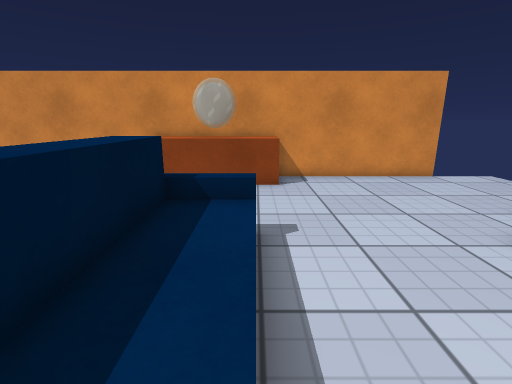
[1] (above)

12 first-person views from a walk through a scene from a Unity 3-D project. The camera is 1.2 m above the floor, tilts 14° down and sees 85° across. The floor is counted in squares, 0.45 m on a side. Each view is taken from the middle of a square. On the plan, view 1 faces up. The plan holds only what a view shows up to about 19 squares ahead; the rest is blank. The player character is not drawn. Surface patterns are stand-ins for the level's own textures.

[2]
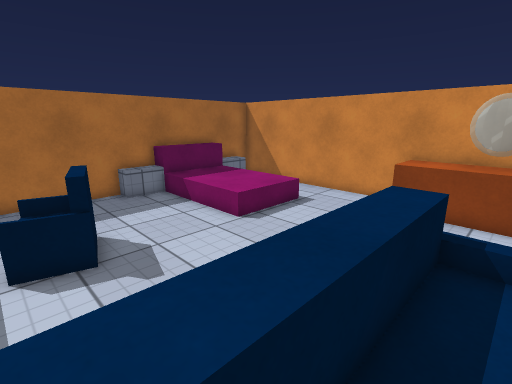

[3]
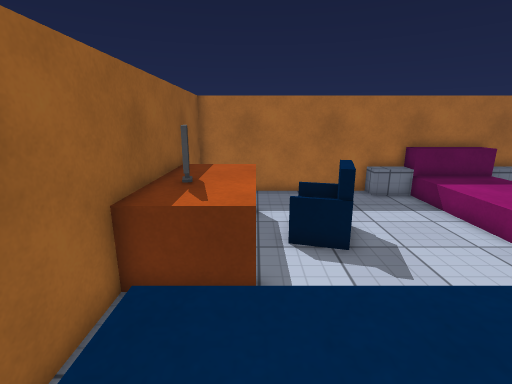

[4]
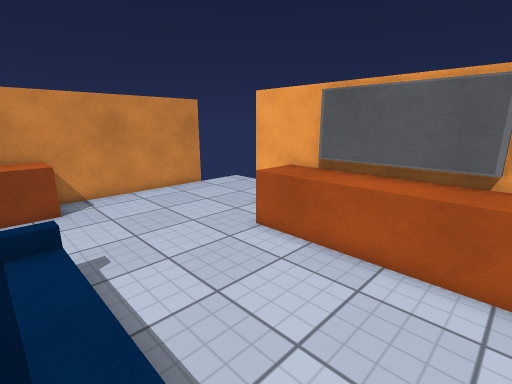

[5]
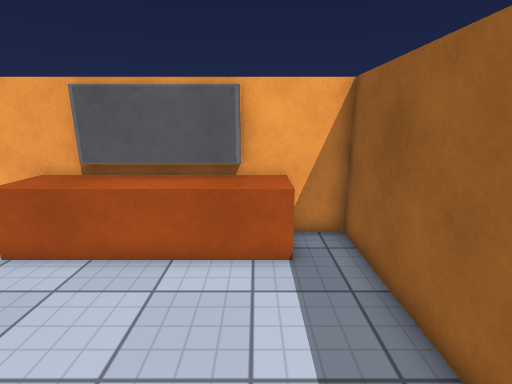

[6]
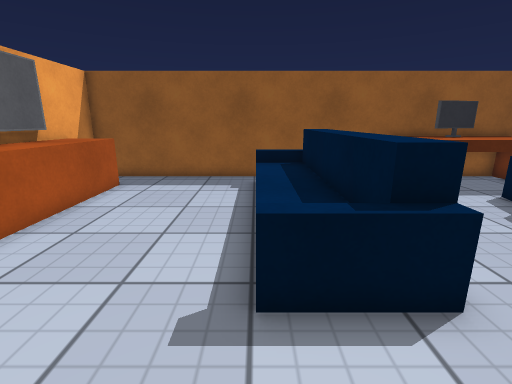

[7]
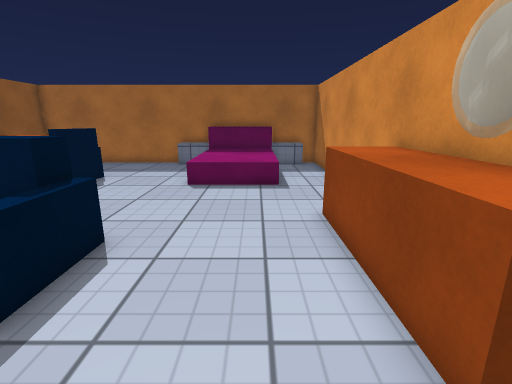

[8]
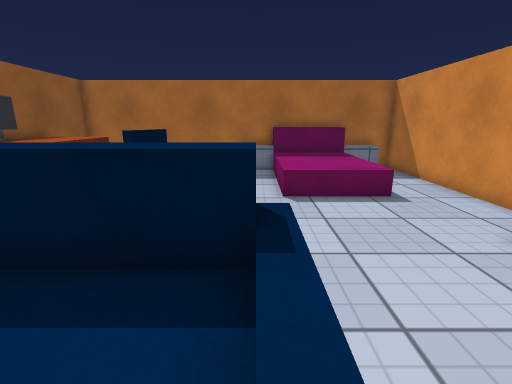

[9]
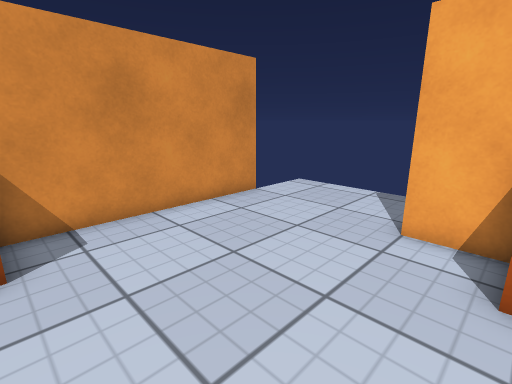

[10]
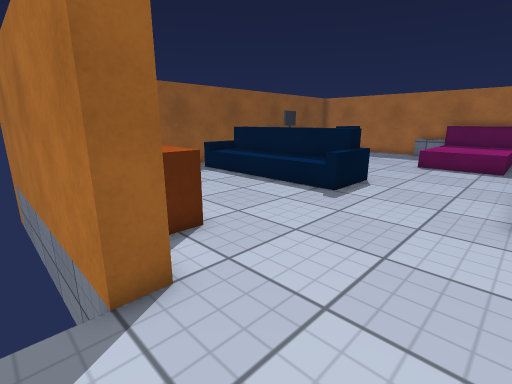

[11]
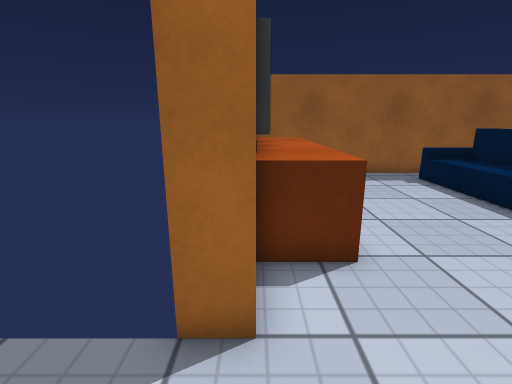

[12]
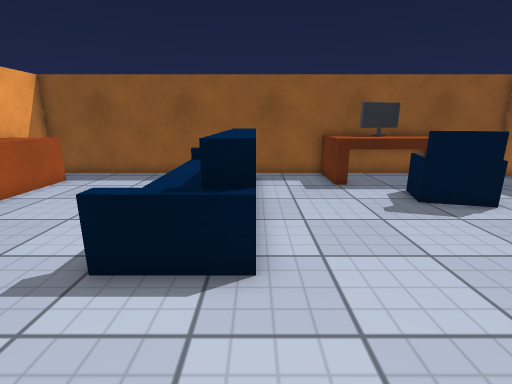

### Floor plan
Key: @ floor where view 1 was taken; # wall or solid block; x gap in a wall; . main floor; : floor 0.5 m higher than the main floor; + floor 0.75 m higher than the main floor; / step, stairs or slope; = window, fence, low wall or low ledge; ^ raised ledge; C computer.
Columns run from 16 left of view 1 to 11 right of it. Each row starts with its distance up from view 1.
 14 ############## ###########
 13 #^.........^^^^^^^..........
 12 #^.........^^^^^^^..........
 11 #^//////....................
 10 #^:::::/....................
  9 #^:::::/....................
  8 #^:::::/................##
  7 #^//////......=/........##
  6 #^...........^^//.....^^##
  5 #^...........^^:/.....^^##
  4 #............^^:/.....^^##
  3 #............^^:/.....^^##
  2 #....===.....^^:/.....^^##
  1 #....=#=.....^^:/.....^^##
  0 #....  =.....^^:@.....^^##
 -1 #...^^^^^^...^^:/.....^^##
 -2 #.  ^^^^^^...^^+=.....^^##
 -3 #   ^^CCC^....x.........##
 -4 #########################

Where each view was taken, in squares from view 1:
view 1: 0 up, 0 right, facing up
view 2: 0 up, 1 left, facing up-left
view 3: 1 down, 1 left, facing left
view 4: 1 down, 1 left, facing up-right
view 5: 1 down, 1 left, facing right
view 6: 10 up, 0 right, facing down
view 7: 10 up, 3 right, facing left
view 8: 6 up, 1 right, facing left
view 9: 6 up, 1 right, facing up-right
view 10: 12 up, 10 right, facing down-left
view 11: 11 up, 8 right, facing down
view 12: 11 up, 3 left, facing down
